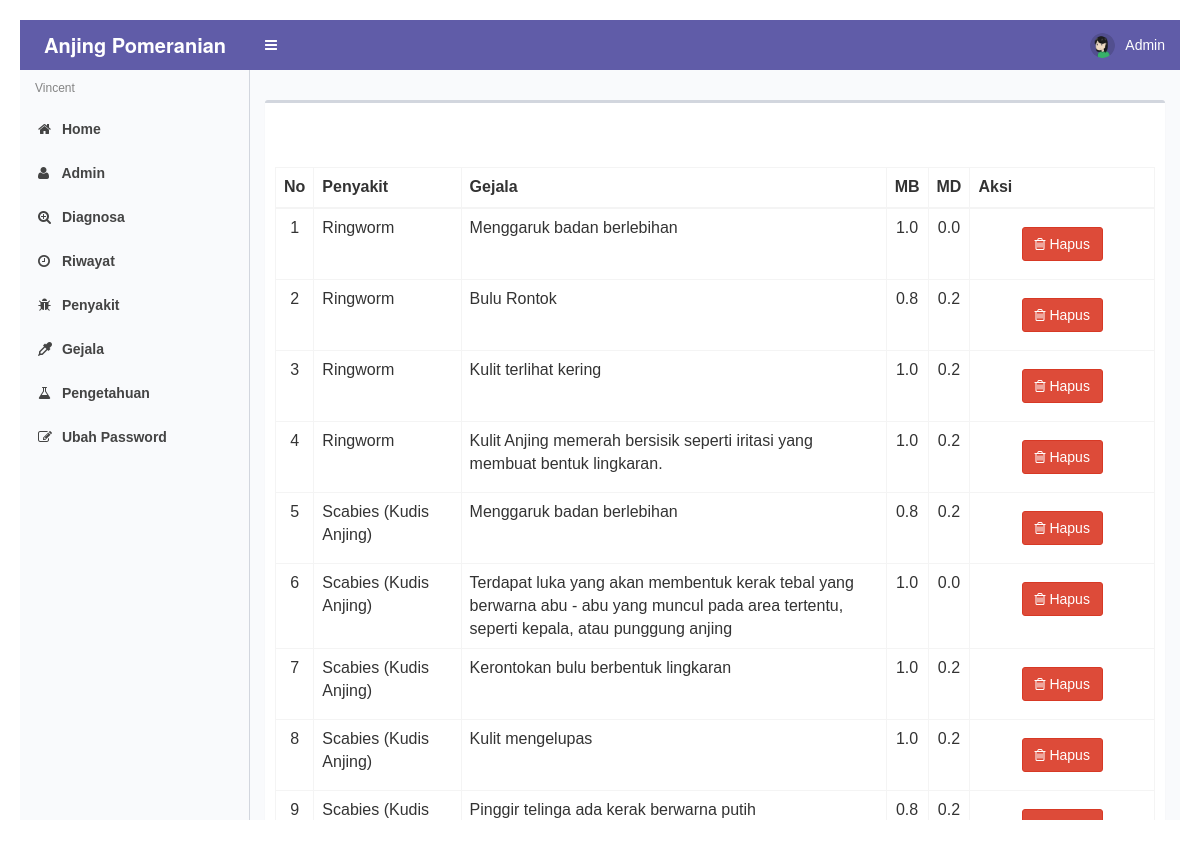
Page /pengetahuan (signed in) on the committed database.
### tables this page shows
CREATE TABLE `basis_pengetahuan` (
  `kode_pengetahuan` int(11) NOT NULL,
  `kode_penyakit` int(11) NOT NULL,
  `kode_gejala` int(11) NOT NULL,
  `mb` double(11,1) NOT NULL,
  `md` double(11,1) NOT NULL
);

CREATE TABLE `penyakit` (
  `kode_penyakit` int(11) NOT NULL,
  `nama_penyakit` varchar(50) NOT NULL,
  `det_penyakit` varchar(500) NOT NULL,
  `srn_penyakit` varchar(500) NOT NULL,
  `gambar` varchar(500) NOT NULL
);

CREATE TABLE `gejala` (
  `kode_gejala` int(11) NOT NULL,
  `nama_gejala` varchar(500) NOT NULL,
  `pertanyaan` varchar(500) NOT NULL
);

### modul/pengetahuan/pengetahuan.php (the view, shortened to what this page needs)
<?php
if (!(isset($_SESSION['username']) && isset($_SESSION['password']))) {
    header('location:index.php');
    exit();
} else {
    ?>
<?php
$aksi="modul/pengetahuan/aksi_pengetahuan.php";
switch($_GET['act']){
  default:
  $offset=$_GET['offset'];
	$limit = 15;
	if (empty ($offset)) {
		$offset = 0;
	}
  $tampil=mysqli_query($conn,"SELECT * FROM basis_pengetahuan ORDER BY kode_pengetahuan");
	echo "<form method=POST action='?module=pengetahuan' name=text_form onsubmit='return Blank_TextField_Validator_Cari()'>
          <br><br></form>";
		  	$baris=mysqli_num_rows($tampil);
	if ($_POST['Go']){
			$numrows = mysqli_num_rows(mysqli_query($conn,"SELECT * FROM basis_pengetahuan b,penyakit p where b.kode_penyakit=p.kode_penyakit AND p.nama_penyakit like '%$_POST[keyword]%'"));
			if ($numrows > 0){
				echo "<div class='alert alert-success alert-dismissible'>
                <h4><i class='icon fa fa-check'></i> Sukses!</h4>
                Pengetahuan yang anda cari di temukan.
              </div>";
				$i = 1;
	echo" <table class='table table-bordered' style='overflow-x=auto' cellpadding='0' cellspacing='0'>
          <thead>
            <tr>
              <th>No</th>
              <th>Penyakit</th>
              <th>Gejala</th>
              <th>MB</th>
              <th>MD</th>
              <th width='21%'>Aksi</th>
            </tr>
          </thead>
		  <tbody>";
	$hasil = mysqli_query($conn,"SELECT * FROM basis_pengetahuan b,penyakit p where b.kode_penyakit=p.kode_penyakit AND p.nama_penyakit like '%$_POST[keyword]%'");
	$no = 1;
	$counter = 1;
    while ($r=mysqli_fetch_array($hasil)){
	if ($counter % 2 == 0) $warna = "dark";
	else $warna = "light";
	$sql = mysqli_query($conn,"SELECT * FROM gejala where kode_gejala = '$r[kode_gejala]'");
	$rgejala=mysqli_fetch_array($sql);
       echo "<tr class='".$warna."'>
			 <td align=center>$no</td>
			 <td>$r[nama_penyakit]</td>
			 <td>$rgejala[nama_gejala]</td>
			 <td align=center>$r[mb]</td>
			 <td align=center>$r[md]</td>
			 <td align=center>
	          <a type='button' class='btn btn-danger margin' href=\"JavaScript: confirmIt('Anda yakin akan menghapusnya ?','$aksi?module=pengetahuan&act=hapus&id=$r[kode_pengetahuan]','','','','u','n','Self','Self')\" onMouseOver=\"self.status=''; return true\" onMouseOut=\"self.status=''; return true\"><i class='fa fa-trash-o' aria-hidden='true'></i> Hapus</a>
             </td></tr>";
      $no++;
	  $counter++;
    }
    echo "</tbody></table>";
			}
			else{
				echo "<div class='alert alert-danger alert-dismissible'>
                <h4><i class='icon fa fa-ban'></i> Gagal!</h4>
                Maaf, Pengetahuan yang anda cari tidak ditemukan , silahkan inputkan dengan benar dan cari kembali.
              </div>";
			}
		}else{
	if($baris>0){
	echo" <table class='table table-bordered' style='overflow-x=auto' cellpadding='0' cellspacing='0'>
          <thead>
            <tr>
              <th>No</th>
              <th>Penyakit</th>
              <th>Gejala</th>
              <th>MB</th>
              <th>MD</th>
              <th width='21%'>Aksi</th>
            </tr>
          </thead>
		  <tbody>
		  ";
	$hasil = mysqli_query($conn,"SELECT * FROM basis_pengetahuan ORDER BY kode_pengetahuan limit $offset,$limit");
	$no = 1 + $offset;
	$counter = 1;
    while ($r=mysqli_fetch_array($hasil)){
	if ($counter % 2 == 0) $warna = "dark";
	else $warna = "light";
	$sql = mysqli_query($conn,"SELECT * FROM gejala where kode_gejala = '$r[kode_gejala]'");
	$rgejala=mysqli_fetch_array($sql);
	$sql2 = mysqli_query($conn,"SELECT * FROM penyakit where kode_penyakit = '$r[kode_penyakit]'");
	$rpenyakit=mysqli_fetch_array($sql2);
       echo "<tr class='".$warna."'>
			 <td align=center>$no</td>
			 <td>$rpenyakit[nama_penyakit]</td>
			 <td>$rgejala[nama_gejala]</td>
			 <td align=center>$r[mb]</td>
			 <td align=center>$r[md]</td>
			 <td align=center>
	          <a type='button' class='btn btn-danger margin' href=\"JavaScript: confirmIt('Anda yakin akan menghapusnya ?','$aksi?module=pengetahuan&act=hapus&id=$r[kode_pengetahuan]','','','','u','n','Self','Self')\" onMouseOver=\"self.status=''; return true\" onMouseOut=\"self.status=''; return true\">
			  <i class='fa fa-trash-o' aria-hidden='true'></i> Hapus</a>
             </td></tr>";
      $no++;
	  $counter++;
    }
    echo "</tbody></table>";
	}else{
	echo "<br><b>Data Kosong !</b>";
	}
	}
    break;
}
?>
<?php } ?>

### index.php (style rules this page uses)
body { font-family: Arial, sans-serif; margin: 20px; }

### rows in the picture
basis_pengetahuan: penyakit.nama_penyakit "Ringworm", kode_gejala.nama_gejala "Menggaruk badan berlebihan", mb "1.0", md "0.0"
basis_pengetahuan: penyakit.nama_penyakit "Ringworm", kode_gejala.nama_gejala "Bulu Rontok", mb "0.8", md "0.2"
basis_pengetahuan: penyakit.nama_penyakit "Ringworm", kode_gejala.nama_gejala "Kulit terlihat kering", mb "1.0", md "0.2"
basis_pengetahuan: penyakit.nama_penyakit "Ringworm", kode_gejala.nama_gejala "Kulit Anjing memerah bersisik seperti iritasi yang membuat bentuk lingkaran.", mb "1.0", md "0.2"
basis_pengetahuan: penyakit.nama_penyakit "Scabies (Kudis Anjing)", kode_gejala.nama_gejala "Menggaruk badan berlebihan", mb "0.8", md "0.2"
basis_pengetahuan: penyakit.nama_penyakit "Scabies (Kudis Anjing)", kode_gejala.nama_gejala "Terdapat luka yang akan membentuk kerak tebal yang berwarna abu - abu yang muncul pada area tertentu, seperti kepala, atau punggung anjing", mb "1.0", md "0.0"
basis_pengetahuan: penyakit.nama_penyakit "Scabies (Kudis Anjing)", kode_gejala.nama_gejala "Kerontokan bulu berbentuk lingkaran", mb "1.0", md "0.2"
basis_pengetahuan: penyakit.nama_penyakit "Scabies (Kudis Anjing)", kode_gejala.nama_gejala "Kulit mengelupas", mb "1.0", md "0.2"
basis_pengetahuan: penyakit.nama_penyakit "Scabies (Kudis…", kode_gejala.nama_gejala "Pinggir telinga ada kerak berwarna putih", mb "0.8", md "0.2"

### other values in the picture
$_SESSION['username'] "Admin"
